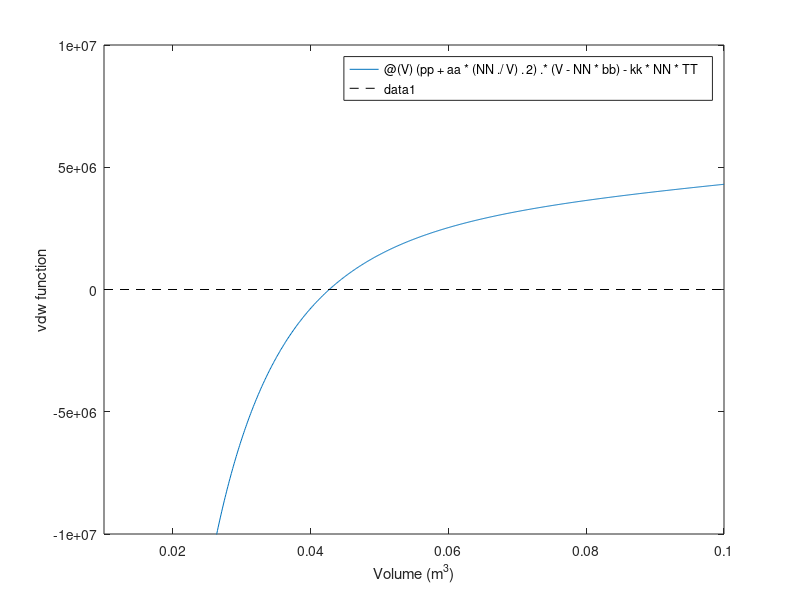

Write MATLAB code to recreate this figure.
% Esercitazione 8, esercizio 1
% Simone Canevarolo
% S269893
% 8/12/2023

clear 
close all
clc

%% funzione

NN = 1000; % numero molecole
TT = 300; % temperatura [K]
pp = 3.5e7; % pressione [Pa]
kk = 1.3806503e-23; % costante di Boltzmann, J/K
% per CO2
aa = 0.401; % Pa*m^6
bb = 42.7e-6; % m^3

vdw = @(V) (pp+aa*(NN./V).^2).*(V-NN*bb)-kk*NN*TT;

%% plot funzione

figure
fplot(vdw,[0.01 0.1])
hold on
plot([0.01 0.1],[0 0], '--k')
xlabel('Volume (m^3)')
ylabel('vdw function')

ylim([-1e7 1e7])

%% Punto iniziale

% Uso valore vicino allo zero

V0 = 0.04;

%% Trovo f0

V1 = fzero(vdw,V0);

% fzero con opzioni

tic
options=optimset('MaxIter',1e5,'TolX',1e-12); 
[V2,res2,~,output]=fzero(vdw,V0,options);
time2=toc;

% output risultati

iter2=output.iterations;
met=output.algorithm;

% post processing
fprintf('\nFZERO (funzione interna MATLAB):\n')
fprintf('Volume: %3.7f m^3\n',V2)
fprintf('iterazioni: %i , residuo: %.3e,  , tempo richiesto: %.4e e utilizzando il metodo "%s"\n',iter2,norm(res2),time2,met);
